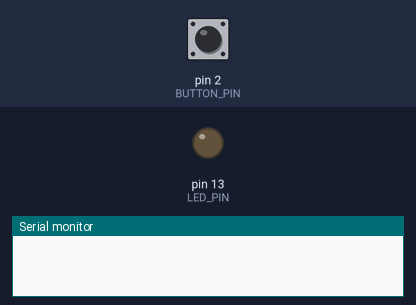
Bench run of a sketch on a simulated Arduino Uno, built with avr-gcc and run on an emulated ATmega328P. On the bench: output pins drawn as LEDs (lit = HIGH), the last lines printed to the serial monitor. The inputs (shaded band) are chosen by the test bench; at power-on: pin 2 (BUTTON_PIN) HIGH.

Above: at 1.2 s.
1.3 s: pin 2 (BUTTON_PIN) pulled LOW for 0.15 s
At 1.39 s:
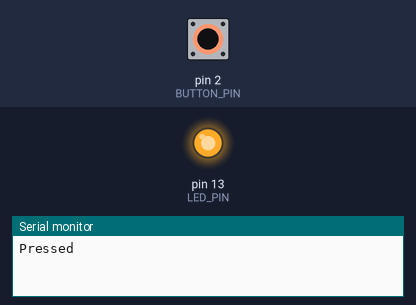
2.9 s: pin 2 (BUTTON_PIN) pulled LOW for 3.2 s
At 6.7 s:
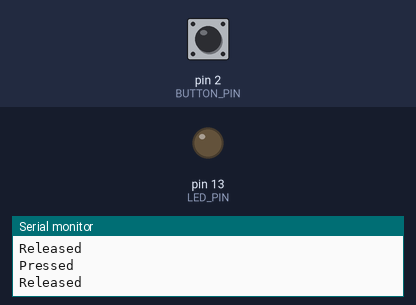
Timing chart, 0 to 8.2 s (numbered marks = the images above; inputs shaded):
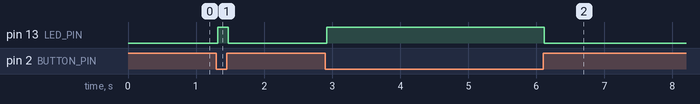

Measured:
- after the input at 1.3 s, pin 13 (LED_PIN): LOW → HIGH at once, → LOW 0.15 s later
- after the input at 2.9 s, pin 13 (LED_PIN): LOW → HIGH at once, → LOW 3.2 s later

The sketch:

buttonTest.ino
```cpp
const int BUTTON_PIN = 2;
const int LED_PIN = 13;

int lastState = HIGH;
int stableState = HIGH;
unsigned long lastChangeTime = 0;
const unsigned long DEBOUNCE_DELAY = 20;

void setup() {
  pinMode(BUTTON_PIN, INPUT_PULLUP);
  pinMode(LED_PIN, OUTPUT);
  Serial.begin(9600);
}

void loop() {
  int reading = digitalRead(BUTTON_PIN);

  if (reading != lastState) {
    lastChangeTime = millis();
  }

  if (millis() - lastChangeTime > DEBOUNCE_DELAY) {
    if (reading != stableState) {
      stableState = reading;
      if (stableState == LOW) {
        digitalWrite(LED_PIN, HIGH);
        Serial.println("Pressed");
      } else {
        digitalWrite(LED_PIN, LOW);
        Serial.println("Released");
      }
    }
  }

  lastState = reading;
}
```
